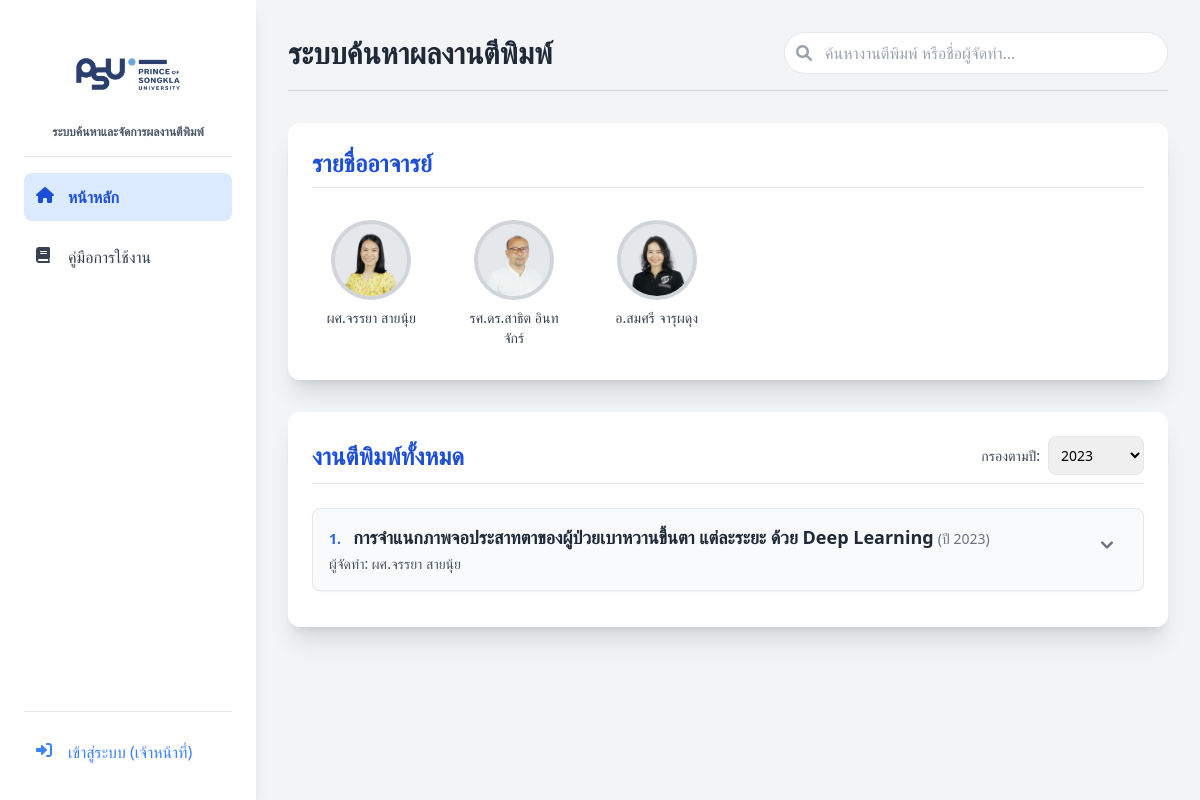
Page /HomeallPage-v1.php?year=2023 on the committed database.
### tables this page shows
CREATE TABLE `User` (
  `User_id` int(11) NOT NULL,
  `first_name` varchar(100) DEFAULT NULL,
  `last_name` varchar(100) DEFAULT NULL,
  `Username` varchar(50) DEFAULT NULL,
  `Password` varchar(255) DEFAULT NULL,
  `email` varchar(100) DEFAULT NULL,
  `tel` varchar(20) DEFAULT NULL,
  `role` varchar(50) DEFAULT NULL,
  `Department` varchar(100) DEFAULT NULL,
  `status` varchar(50) DEFAULT NULL,
  `avatar` varchar(255) DEFAULT NULL
);

CREATE TABLE `Publication` (
  `Pub_id` int(11) NOT NULL,
  `title` varchar(255) DEFAULT NULL,
  `publish_year` year(4) DEFAULT NULL,
  `journal` varchar(255) DEFAULT NULL,
  `type` varchar(100) DEFAULT NULL,
  `file_path` varchar(255) DEFAULT NULL,
  `visibility` varchar(50) DEFAULT NULL,
  `status` varchar(50) DEFAULT 'Waiting',
  `Manual` text DEFAULT NULL,
  `Author_id` int(11) DEFAULT NULL
);

### HomeallPage-v1.php (the view, shortened to what this page needs)
<?php
$conn = new mysqli("localhost","root","","group10");
$search_query = isset($_GET['search']) ? trim($_GET['search']) : '';
$selected_year = isset($_GET['year']) ? (int)$_GET['year'] : 0;
$years_sql = "SELECT DISTINCT publish_year FROM Publication WHERE status = 'approved' ORDER BY publish_year DESC";
$years_result = $conn->query($years_sql);
$available_years = [];
if ($years_result) {
    while ($row = $years_result->fetch_assoc()) {
        $available_years[] = (int)$row['publish_year'];
    }
}
?>
<!DOCTYPE html>
<html lang="th">
<head>
    <script src="https://cdn.tailwindcss.com"></script>
    <link rel="stylesheet" href="https://cdnjs.cloudflare.com/ajax/libs/font-awesome/6.0.0-beta3/css/all.min.css">
</head>
<body class="flex min-h-screen font-sans bg-gray-100">
<aside class="w-64 bg-white shadow-lg p-6 flex flex-col sticky top-0 h-screen">
    <div class="flex flex-col items-center border-b pb-4 mb-4">
        <img src="img/img_psu.png" onerror="this.onerror=null;this.src='https://placehold.co/100x100/eeeeee/333333?text=PSU';" alt="PSU Logo" class="psu-logo">
        <span class="text-xs font-semibold text-gray-600">ระบบค้นหาและจัดการผลงานตีพิมพ์</span>
    </div>
    <nav class="w-full flex-grow">
        <a href="HomeallPage-v1.php" class="flex items-center p-3 rounded-lg mb-3 text-theme bg-blue-100 hover:bg-blue-200 hover:text-blue-900 font-semibold transition-colors duration-150">
            <i class="fas fa-home w-5 h-5 mr-3"></i> หน้าหลัก
        </a>
        <a href="usermannual.php" class="flex items-center p-3 rounded-lg text-gray-700 hover:bg-blue-100 hover:text-blue-700 transition-colors duration-150">
            <i class="fas fa-book w-5 h-5 mr-3"></i> คู่มือการใช้งาน
        </a>
    </nav>
    <div class="px-0 pt-4 border-t border-gray-200">
      <a href="login-v1.php" class="flex items-center p-3 rounded-lg text-blue-500 hover:bg-blue-50 transition-colors duration-150">
        <i class="fas fa-sign-in-alt w-5 h-5 mr-3"></i> เข้าสู่ระบบ (เจ้าหน้าที่)
      </a>
    </div>
</aside>
<main class="flex-1 p-8">
    <header class="flex flex-col md:flex-row items-center justify-between mb-8 pb-4 border-b border-gray-300">
        <h1 class="text-3xl font-bold text-gray-800 mb-4 md:mb-0">ระบบค้นหาผลงานตีพิมพ์</h1>
        <form method="GET" action="HomeallPage-v1.php" class="w-full md:w-auto">
            <div class="relative">
                <input type="text" name="search" id="simple-search" placeholder="ค้นหางานตีพิมพ์ หรือชื่อผู้จัดทำ..."
                       value="<?= htmlspecialchars($search_query); ?>"
                       class="border rounded-full p-2 pl-10 pr-4 w-full md:w-96 focus:ring-blue-500 focus:border-blue-500 transition duration-150">
                <i class="fas fa-search absolute left-3 top-1/2 transform -translate-y-1/2 text-gray-400"></i>
            </div>
        </form>
    </header>
    <section class="bg-white p-6 rounded-xl shadow-xl mb-8">
        <h2 class="text-2xl font-bold text-blue-700 mb-6 border-b pb-2">รายชื่ออาจารย์</h2>
        <div class="grid grid-cols-2 sm:grid-cols-4 lg:grid-cols-6 xl:grid-cols-8 gap-6">
        <?php
        $user_search_condition = "";
        $users_sql = "SELECT User_id, first_name, last_name, avatar
                      FROM User
                      WHERE role = 'normal'
                      ".$user_search_condition."
                      ORDER BY first_name LIMIT 16";
        $stmt_users = $conn->prepare($users_sql);
        if ($stmt_users) {
            $stmt_users->execute();
            $users = $stmt_users->get_result();
            if ($users->num_rows > 0) {
                while($u = $users->fetch_assoc()){
                    $avatar_filename = htmlspecialchars($u['avatar']);
                    $avatar_path = !empty($avatar_filename) ? "img/" . $avatar_filename : 'img/default-avatar.png';
                    $full_name = htmlspecialchars($u['first_name'].' '.$u['last_name']);
                    echo '<a href="G1.php?user_id='.$u['User_id'].'" class="flex flex-col items-center text-center group hover:bg-gray-50 p-2 rounded-lg transition duration-150">
                            <div class="w-20 h-20 bg-gray-200 rounded-full flex items-center justify-center mb-2 overflow-hidden border-4 border-gray-300 group-hover:border-blue-500 transition-colors duration-150">
                                <img src="'.$avatar_path.'" onerror="this.onerror=null;this.src=\'img/default-avatar.png\';" alt="Avatar" class="w-full h-full object-cover">
                            </div>
                            <span class="text-sm font-medium text-gray-700 group-hover:text-blue-700 line-clamp-2">'.$full_name.'</span>
                          </a>';
                }
            } else {
                echo '<p class="col-span-full text-center text-gray-500 py-4">ไม่พบรายชื่ออาจารย์ที่ตรงกับคำค้นหา "'.htmlspecialchars($search_query).'"</p>';
            }
        } else {
             echo '<p class="col-span-full text-red-500 text-center py-4">เกิดข้อผิดพลาดในการเตรียมคำสั่ง SQL สำหรับอาจารย์</p>';
        }
        ?>
        </div>
    </section>
    <section class="bg-white p-6 rounded-xl shadow-xl">
        <div class="flex flex-col sm:flex-row justify-between items-start sm:items-center mb-6 border-b pb-2">
            <h2 class="text-2xl font-bold text-blue-700 mb-3 sm:mb-0">งานตีพิมพ์ทั้งหมด</h2>
            <form method="GET" action="HomeallPage-v1.php" class="flex items-center space-x-2 w-full sm:w-auto">
                <label for="year-filter" class="text-sm font-medium text-gray-700">กรองตามปี:</label>
                <select name="year" id="year-filter" onchange="this.form.submit()"
                        class="border rounded-lg p-2 text-sm focus:ring-blue-500 focus:border-blue-500 transition duration-150">
                    <?php foreach ($available_years as $year): ?>
                        <option value="<?= $year; ?>" <?= ($selected_year == $year) ? 'selected' : ''; ?>>
                            <?= $year; ?>
                        </option>
                    <?php endforeach; ?>
                </select>
            </form>
        </div>
        <?php
        $year_condition = "";
        if ($selected_year > 0) {
            $year_condition = " AND p.publish_year = ?";
        }
        $pub_search_condition = "";
        $pubs_sql = "
            SELECT p.Pub_id, p.title, p.publish_year, p.file_path, CONCAT(u.first_name,' ',u.last_name) AS author
            FROM Publication p
            JOIN User u ON p.Author_id = u.User_id
            WHERE p.status = 'approved'
            ".$year_condition."
            ".$pub_search_condition."
            ORDER BY p.publish_year DESC, p.Pub_id DESC
            LIMIT 20
        ";
        $stmt_pubs = $conn->prepare($pubs_sql);
        if ($stmt_pubs) {
            $bind_types = "";
            $bind_params = [];
            if ($selected_year > 0) {
                $bind_types .= "i";
                $bind_params[] = $selected_year;
            }
            if (!empty($bind_params)) {
                $stmt_pubs->bind_param($bind_types, ...$bind_params);
            }
            $stmt_pubs->execute();
            $pubs = $stmt_pubs->get_result();
            if ($pubs->num_rows > 0):
                $count = 0;
                while($p = $pubs->fetch_assoc()):
                $count++;
        ?>
            <div class="publication-item bg-gray-50 p-4 rounded-lg shadow-sm mb-3 border border-gray-200 transition duration-200 hover:shadow-md"
                 data-pub-id="<?= $p['Pub_id']; ?>">
                <div class="flex items-start justify-between">
                    <div class="flex-1 min-w-0 pr-4">
                        <span class="text-sm text-blue-600 font-semibold mr-2"><?= $count; ?>.</span>
                        <span class="text-lg font-bold text-gray-800 leading-snug block md:inline"><?php echo htmlspecialchars($p['title']); ?></span>
                        <p class="text-sm text-gray-500 mt-1 md:mt-0 md:inline block"> (ปี <?php echo $p['publish_year']; ?>)</p>
                        <p class="text-sm text-gray-600 mt-1">ผู้จัดทำ: <?php echo htmlspecialchars($p['author']); ?></p>
                    </div>
                    <button class="toggle-details text-gray-500 hover:text-blue-700 transition-colors duration-200 p-2 rounded-full flex-shrink-0"
                            data-pub-id="<?= $p['Pub_id']; ?>">
                        <svg xmlns="http://www.w3.org/2000/svg" class="h-6 w-6 transition-transform duration-300" viewBox="0 0 20 20" fill="currentColor">
                            <path fill-rule="evenodd" d="M5.293 7.293a1 1 0 011.414 0L10 10.586l3.293-3.293a1 1 0 111.414 1.414l-4 4a1 1 0 01-1.414 0l-4-4a1 1 0 010-1.414z" clip-rule="evenodd"/>
                        </svg>
                    </button>
                </div>
            </div>
        <?php
                endwhile;
            else:
                $filter_info = "";
                if ($selected_year > 0) $filter_info .= " (ปี: ".$selected_year.")";
                if (!empty($search_query)) $filter_info .= " (คำค้นหา: ".htmlspecialchars($search_query).")";
                echo '<p class="text-center text-gray-500 py-6">ไม่พบงานตีพิมพ์ที่ตรงกับเงื่อนไขการกรอง'.$filter_info.'</p>';
            endif;
        } else {
             echo '<p class="text-red-500 text-center py-6">เกิดข้อผิดพลาดในการเตรียมคำสั่ง SQL</p>';
        }
        ?>
    </section>
</main>
</body>
</html>

### HomeallPage-v1.php (style rules this page uses)
.text-theme { color: #1d4ed8; }
.psu-logo { height: 100px; object-fit: contain; }

### rows in the picture
user: avatar (picture), full_name "ผศ.จรรยา สายนุ้ย"
user: avatar (picture), full_name "รศ.ดร.สาธิต อินทจักร์"
user: avatar (picture), full_name "อ.สมศรี จารุผดุง"
publication: title "การจำแนกภาพจอประสาทตาของผู้ป่วยเบาหวานขึ้นตา แต่ละระยะ ด้วย Deep Learning", publish_year "2023", author "ผศ.จรรยา สายนุ้ย"

### other values in the picture
form field year "2023"
